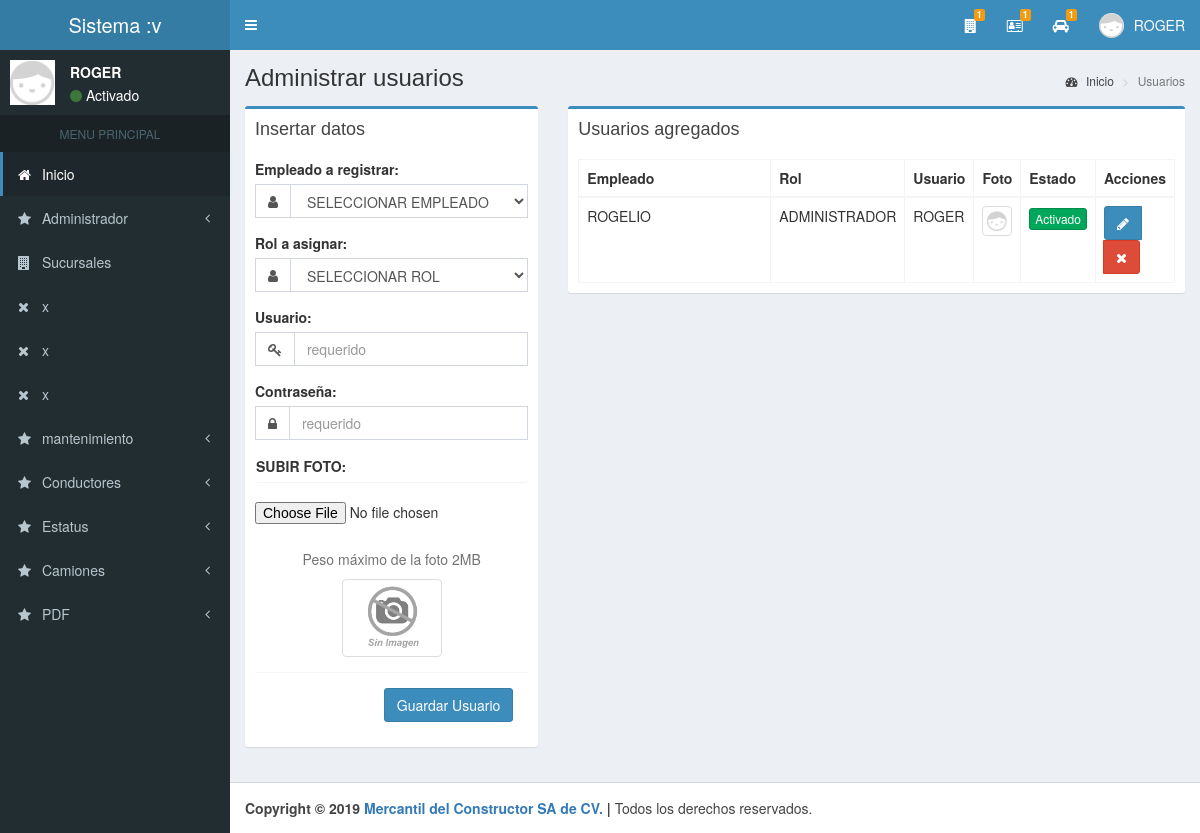
/usuarios (signed in), run on the app's committed database.
### tables this page shows
CREATE TABLE IF NOT EXISTS `usuarios` (
  `id` int(11) NOT NULL AUTO_INCREMENT,
  `id_empleado` int(11) DEFAULT NULL,
  `id_rol` int(11) DEFAULT NULL,
  `usuario` text,
  `password` text,
  `foto` text,
  `estado` int(11) DEFAULT NULL,
  `ultimo_login` datetime DEFAULT NULL,
  `fecha_registro` timestamp NULL DEFAULT CURRENT_TIMESTAMP ON UPDATE CURRENT_TIMESTAMP,
  PRIMARY KEY (`id`),
  KEY `id_empleado` (`id_empleado`),
  KEY `id_rol` (`id_rol`)
);

CREATE TABLE IF NOT EXISTS `empleados` (
  `id` int(11) NOT NULL AUTO_INCREMENT,
  `id_sucursal` int(11) DEFAULT NULL,
  `nombre` text,
  `apellidos` text,
  `telefono` text,
  `fecha_registro` timestamp NULL DEFAULT CURRENT_TIMESTAMP ON UPDATE CURRENT_TIMESTAMP,
  PRIMARY KEY (`id`),
  KEY `id_sucursal` (`id_sucursal`)
);

CREATE TABLE IF NOT EXISTS `roles` (
  `id` int(11) NOT NULL AUTO_INCREMENT,
  `nombre` text,
  `fecha_registro` timestamp NULL DEFAULT CURRENT_TIMESTAMP ON UPDATE CURRENT_TIMESTAMP,
  PRIMARY KEY (`id`)
);

### controladores/plantilla.controlador.php (called while the page is built)
<?php
class ControladorPlantilla{
	static public function ctrPlantilla(){
		include "vistas/plantilla.php";
	}
}

### index.php (called while the page is built, shortened)
<?php
require_once "controladores/plantilla.controlador.php";
require_once "controladores/usuarios.controlador.php";
require_once "controladores/empleados.controlador.php";
require_once "controladores/roles.controlador.php";
require_once "controladores/camiones.controlador.php";
require_once "modelos/usuarios.modelo.php";
require_once "modelos/empleados.modelo.php";
require_once "modelos/roles.modelo.php";
$plantilla = new ControladorPlantilla();
$plantilla -> ctrPlantilla();
?>

### controladores/usuarios.controlador.php (called while the page is built, shortened)
<?php
class ControladorUsuarios{
	static public function ctrMostrarUsuarios($item, $valor){
		$tabla = "usuarios";
		$respuesta = ModeloUsuarios::MdlMostrarUsuarios($tabla, $item, $valor);
		return $respuesta;
	}
}

### modelos/conexion.php (called while the page is built)
<?php
class Conexion{
	static public function conectar(){
		$link = new PDO("mysql:host=localhost;dbname=bd_merca",
			            "root",
			            "");
		$link->exec("set names utf8");
		return $link;
	}
}

### modelos/usuarios.modelo.php (called while the page is built, shortened)
<?php
require_once "conexion.php";
class ModeloUsuarios{
	static public function mdlMostrarUsuarios($tabla, $item, $valor){
		if($item != null){
			$stmt = Conexion::conectar()->prepare("SELECT * FROM $tabla WHERE $item = :$item");
			$stmt -> bindParam(":".$item, $valor, PDO::PARAM_STR);
			$stmt -> execute();
			return $stmt -> fetch();
		}else{
			$stmt = Conexion::conectar()->prepare("SELECT * FROM $tabla");
			$stmt -> execute();
			return $stmt -> fetchAll();
		}
	}
}

### controladores/empleados.controlador.php (called while the page is built, shortened)
<?php
class ControladorEmpleados{
	static public function ctrMostrarEmpleados($item, $valor){
		$tabla = "empleados";
		$respuesta = ModeloEmpleados::MdlMostrarEmpleados($tabla, $item, $valor);
		return $respuesta;
	}
}

### modelos/empleados.modelo.php (called while the page is built, shortened)
<?php
require_once "conexion.php";
class ModeloEmpleados{
	static public function mdlMostrarEmpleados($tabla, $item, $valor){
		if($item != null){
			$stmt = Conexion::conectar()->prepare("SELECT * FROM $tabla WHERE $item = :$item");
			$stmt -> bindParam(":".$item, $valor, PDO::PARAM_STR);
			$stmt -> execute();
			return $stmt -> fetch();
		}else{
			$stmt = Conexion::conectar()->prepare("SELECT * FROM $tabla");
			$stmt -> execute();
			return $stmt -> fetchAll();
		}
	}
}

### controladores/roles.controlador.php (called while the page is built, shortened)
<?php
class ControladorRoles{
	static public function ctrMostrarRoles($item, $valor){
		$tabla = "roles";
		$respuesta = ModeloRoles::MdlMostrarRoles($tabla, $item, $valor);
		return $respuesta;
	}
}

### modelos/roles.modelo.php (called while the page is built, shortened)
<?php
require_once "conexion.php";
class ModeloRoles{
	static public function mdlMostrarRoles($tabla, $item, $valor){
		if($item != null){
			$stmt = Conexion::conectar()->prepare("SELECT * FROM $tabla WHERE $item = :$item");
			$stmt -> bindParam(":".$item, $valor, PDO::PARAM_STR);
			$stmt -> execute();
			return $stmt -> fetch();
		}else{
			$stmt = Conexion::conectar()->prepare("SELECT * FROM $tabla");
			$stmt -> execute();
			return $stmt -> fetchAll();
		}
	}
}

### vistas/modulos/usuarios.php (the view, shortened to what this page needs)
<div class="content-wrapper">
  <section class="content-header">
    <h1>
      Administrar usuarios
    </h1>
    <ol class="breadcrumb">
      <li><a href="inicio"><i class="fa fa-dashboard"></i> Inicio</a></li>
      <li class="active">Usuarios</li>
    </ol>
  </section>
  <section class="content">
    <div class="row">
      <div class="col-md-4">
        <div class="box box-primary">
          <form role="form" method="post" enctype="multipart/form-data">
            <div class="box-header">
              <h3 class="box-title">Insertar datos</h3>
            </div>
            <div class="box-body">
              <div class="form-group">
                <label>Empleado a registrar:</label>
                <div class="input-group">
                  <span class="input-group-addon"><i class="fa fa-user"></i></span>
                  <select class="form-control text-uppercase" id="nuevoEmpleadoU" name="nuevoEmpleadoU" required>
                    <option value="">Seleccionar Empleado</option>
                  </select>
                </div>
              </div>
              <div class="form-group">
                <label>Rol a asignar:</label>
                <div class="input-group">
                  <span class="input-group-addon"><i class="fa fa-user"></i></span>
                  <select class="form-control text-uppercase" id="nuevoRolU" name="nuevoRolU" required>
                    <option value="">Seleccionar Rol</option>
                  </select>
                </div>
              </div>
              <div class="form-group">
                <label>Usuario:</label>
                <div class="input-group">
                  <span class="input-group-addon"><i class="fa fa-key"></i></span>
                  <input type="text" class="form-control" name="nuevoUsuario" placeholder="requerido" id="nuevoUsuario" required>
                </div>
              </div>
              <div class="form-group">
                <label>Contraseña:</label>
                <div class="input-group">
                  <span class="input-group-addon"><i class="fa fa-lock"></i></span>
                  <input type="password" class="form-control" name="nuevoPassword" placeholder="requerido" required>
                </div>
              </div>
              <div class="form-group">
                <div class="panel"><label>SUBIR FOTO:</label></div>
                <input type="file" class="nuevaFoto" name="nuevaFoto"><br>
                <center>
                  <p class="help-block">Peso máximo de la foto 2MB</p>
                  <img src="vistas/img/usuarios/default/no-img.jpg" class="img-thumbnail previsualizar" width="100px">
                </center>
              </div>
              <div class="modal-footer">
                <button type="submit" class="btn btn-primary">Guardar Usuario</button>
              </div>
            </div>
          </form>
        </div>
      </div>
      <div class="col-md-8">
        <div class="box box-primary">
          <div class="box-header">
            <h3 class="box-title">Usuarios agregados</h3>
          </div>
          <div class="box-body">
            <table class="table table-bordered dt-responsive example">
              <thead>
                <tr>
                  <th style="width:200px">Empleado</th>
                  <th style="width:50px">Rol</th>
                  <th style="width:50px">Usuario</th>
                  <th>Foto</th>
                  <th>Estado</th>
                  <th>Acciones</th>
                </tr>
              </thead>
              <tbody>
                <?php
                $item = null;
                $valor = null;
                $usuarios = ControladorUsuarios::ctrMostrarUsuarios($item, $valor);
                foreach ($usuarios as $key => $value) {
                  $item = "id";
                  $valor = $value["id_empleado"];
                  $empleado_nombre = ControladorEmpleados::ctrMostrarEmpleados($item, $valor);
                  $item = "id";
                  $valor = $value["id_rol"];
                  $rol_nombre = ControladorRoles::ctrMostrarRoles($item, $valor);
                  echo ' <tr>
                <td>' . $empleado_nombre["nombre"] . '</td>
                <td>' . $rol_nombre["nombre"] . '</td>';
                  echo '<td>' . $value["usuario"] . '</td>';
                  if ($value["foto"] != "") {
                    echo '<td><img src="' . $value["foto"] . '" class="img-thumbnail" width="40px"></td>';
                  } else {
                    echo '<td><img src="vistas/img/usuarios/default/anonymous.png" class="img-thumbnail" width="40px"></td>';
                  }
                  if ($value["estado"] != 0) {
                    echo '<td><button class="btn btn-success btn-xs btnActivar" idUsuario="' . $value["id"] . '" estadoUsuario="0">Activado</button></td>';
                  } else {
                    echo '<td><button class="btn btn-danger btn-xs btnActivar" idUsuario="' . $value["id"] . '" estadoUsuario="1">Desactivado</button></td>';
                  }
                  echo '<td>
                <div class="btn-group">
                <button class="btn btn-primary btnEditarUsuario" idUsuario="' . $value["id"] . '" data-toggle="modal" data-target="#modalEditarUsuario"><i class="fa fa-pencil"></i></button>
                <button class="btn btn-danger btnEliminarUsuario" idUsuario="' . $value["id"] . '" fotoUsuario="' . $value["foto"] . '" usuario="' . $value["usuario"] . '"><i class="fa fa-times"></i></button>
                </div>
                </td>';
                }
                ?>
              </tbody>
            </table>
          </div>
        </div>
      </div>
    </div>
  </section>
</div>

### data on the page
usuarios: id_empleado.nombre "ROGELIO", id_rol.nombre "ADMINISTRADOR", usuario "ROGER"

### other printed values
$totalSucursales "1"
$_SESSION["usuario"] "ROGER"
